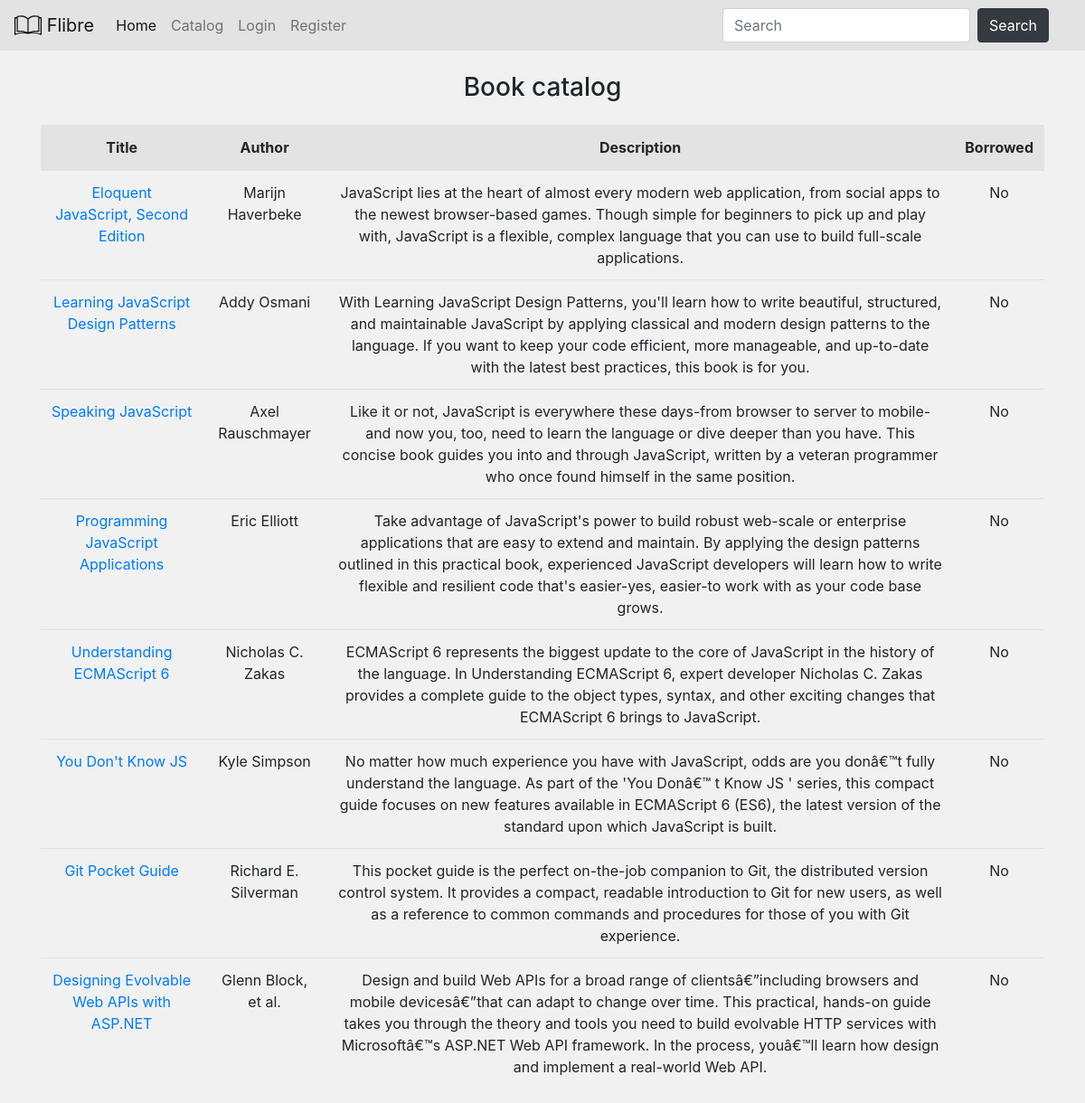
Page /catalog/books on the earlier database version.
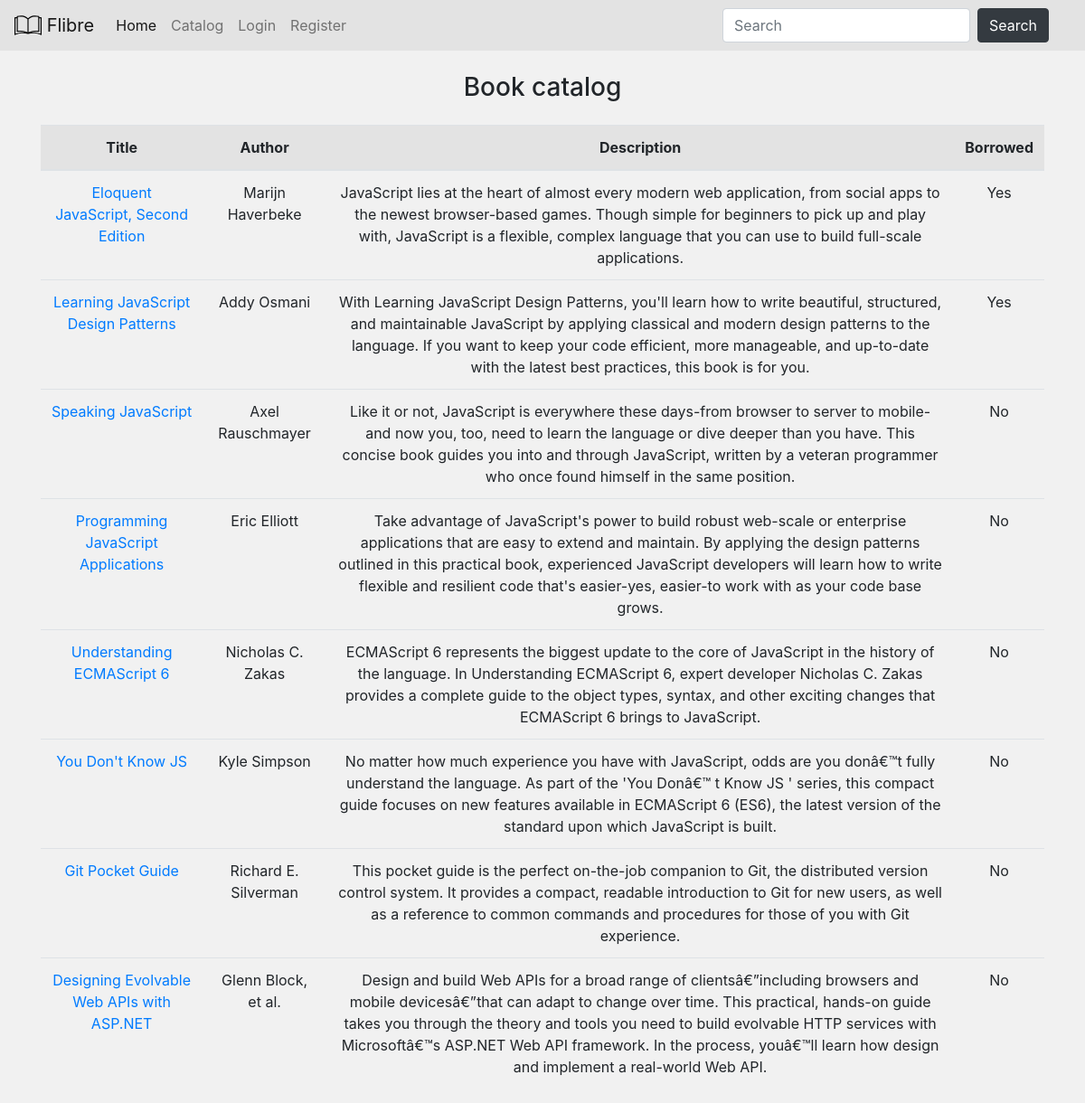
Same page on the later database version.
### db_models.py (models this page shows, shortened)
class Book(Base):
    __tablename__ = 'books'
    id = Column(Integer, primary_key=True)
    author = Column(String(255))
    description = Column(String(1000))
    isbn = Column(Integer)
    pages = Column(Integer)
    published = Column(String(10))
    publisher = Column(String(255))
    subtitle = Column(String(255))
    title = Column(String(255))
    website = Column(String(255))
    user_id = Column(Integer, ForeignKey('users.id'))
    user_ref = relationship('User', back_populates='book_ref')

### routes.py (the view)
@app.route('/catalog/books')
def books():
    db_session = get_session()
    all_books = db_session.query(Book).all()
    context = get_default_context()
    context['books'] = all_books
    return render_template('catalog.html', **context)

### routes.py (called while the page is built)
def get_session(echo=False):
    engine = create_engine('sqlite:///db/database.db', echo=echo)
    db_session = sessionmaker(bind=engine)
    return db_session()

def get_default_context():
    permission_lvl = get_user_auth_lvl()
    context = {'permission_lvl': permission_lvl,
               'user_id': session.get('user_id'),
               'username': session.get('username')}
    return context

def get_user_auth_lvl():
    if not session.get('user_id'):
        return 3
    db_session = get_session()
    user_data = db_session.query(User.permission_lvl) \
                .filter(User.username == session.get('username')) \
                .one()
    return user_data.permission_lvl

### templates/catalog.html (shortened to what this page needs)
{% extends 'layout.html' %}
{% block content %}
<h3 class="mb-4 text-center">Book catalog</h3>
<table class="table text-center">
  <thead class="mythead">
  <tr>
    <th scope="col">Title</th>
    <th scope="col">Author</th>
    <th scope="col">Description</th>
    <th scope="col">Borrowed</th>
  </tr>
  </thead>
  {% for book in books %}
  <tr>
    <td scope="row"><a href="/catalog/books/{{ book['id'] }}">{{ book['title'] }}</a></td>
    <td scope="row">{{ book['author'] }}</td>
    <td scope="row">{{ book['description'] }}</td>
    {% if book['user_id'] != None %}
    <td scope="row">Yes</td>
    {% else %}
    <td scope="row">No</td>
    {% endif %}
  </tr>
  {% endfor %}
</table>
{% endblock %}

### templates/layout.html (shortened to what this page needs)
<!doctype html>
<html lang="en">
<head>
  <link rel="stylesheet" href="https://stackpath.bootstrapcdn.com/bootstrap/4.5.0/css/bootstrap.min.css"
>
  <link href="/static/style.css" rel="stylesheet">
</head>
<body id="bootstrap-overrides">
<nav class="navbar navbar-expand-lg navbar-light bg-navbar mb-4">
  <a class="navbar-brand" href="/">
    <img src="/static/book_logo.svg" width="30" height="30" class="d-inline-block align-top" alt="" loading="lazy">
    Flibre
  </a>
  <div class="collapse navbar-collapse" id="navbarSupportedContent">
    <ul class="navbar-nav mr-auto">
      <li class="nav-item active">
        <a class="nav-link" href="/">Home</a>
      </li>
      <li class="nav-item">
        <a class="nav-link" href="/catalog/books">Catalog</a>
      </li>
      {% if not username %}
      <li class="nav-item">
        <a class="nav-link" href="/login">Login</a>
      </li>
      <li class="nav-item">
        <a class="nav-link" href="/register">Register</a>
      </li>
      {% endif %}
    </ul>
    <form class="form-inline my-2 my-lg-0" action="/search_results" method="GET">
      <input class="form-control mr-sm-2" type="search" name="query" placeholder="Search" aria-label="Search">
      <button class="btn btn-dark mr-4 my-2 my-sm-0" type="submit">Search</button>
    </form>
  </div>
</nav>
<div class="container">
  {% block content %}
  {% endblock %}
</div>
</body>
</html>

### static/style.css (style rules this page uses)
body { background-color: #f1f1f1; }
.bg-navbar { background-color: #e3e3e3; }
.mythead th { background-color:#e3e3e3; }

Differences in the rows shown:
changed Book "Eloquent JavaScript, Second Edition": user_id "No" → "Yes"
changed Book "Learning JavaScript Design Patterns": user_id "No" → "Yes"
